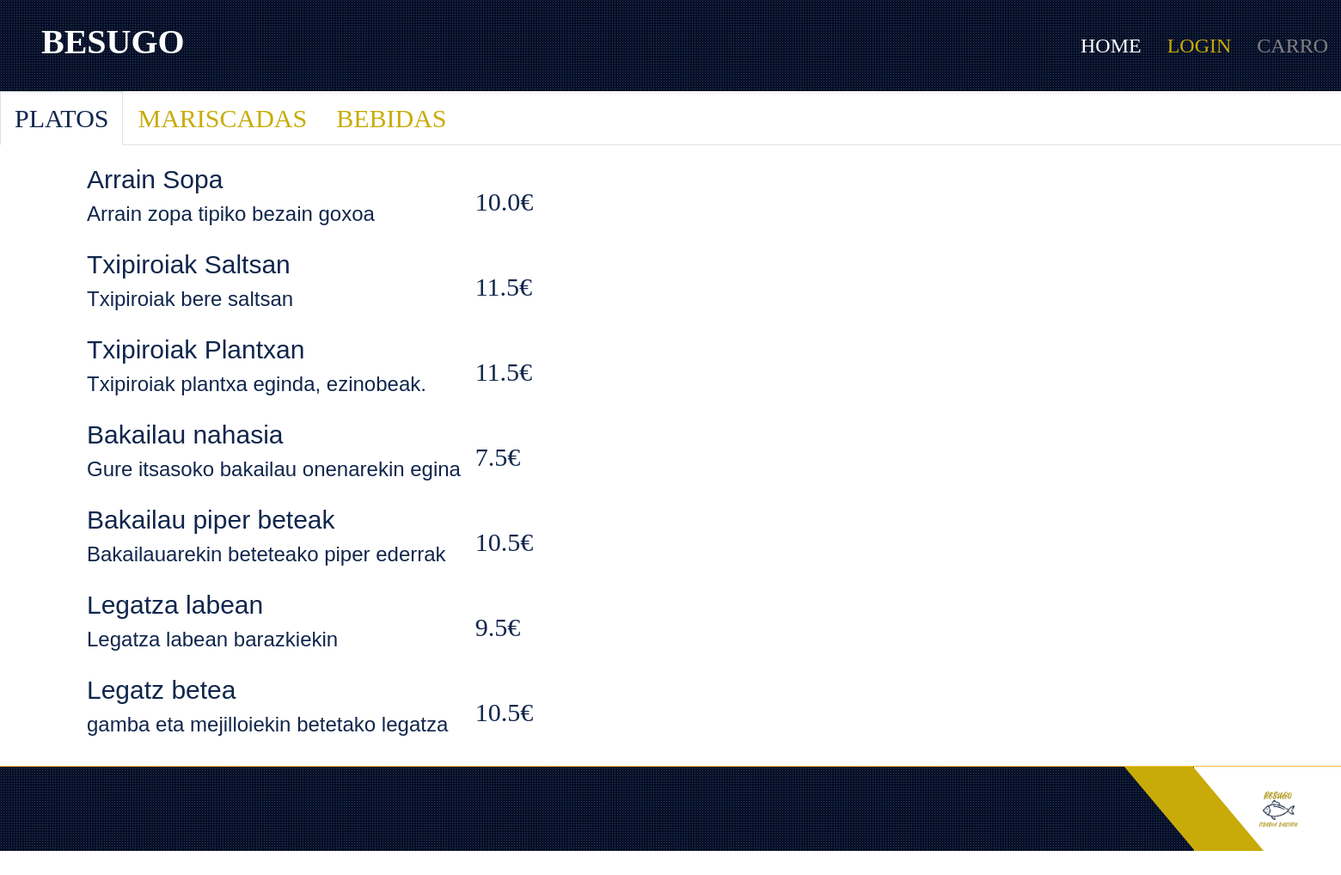
The page /platerak/ on the database its author committed.
### store/models.py (models this page shows)
class Produktua(models.Model):
    PRODUKTU_MOTA = (
        (0, 'Osagaia'),
        (1, 'Platera'),
        (2, 'Edaria'),
    )
    izena = models.CharField(max_length=255)
    deskribapena = models.CharField(max_length=255)
    prezioa = models.FloatField()
    stock = models.FloatField()
    mota = models.IntegerField(choices = PRODUKTU_MOTA)
    foto = models.CharField(max_length=255,default='null.jpg')

### store/views.py (the view)
# urls.py: path('platerak/', views.platerak, name='platerak'),
def platerak(request):
  myprodu = Produktua.objects.all().values()
  template = loader.get_template('platerak.html')
  context = {
    'myprodu': myprodu,
  }
  return HttpResponse(template.render(context, request))

### store/templates/platerak.html (shortened to what this page needs)
{% load static %}
<!DOCTYPE html>
<html lang="en">
  <head>
    <link
      rel="stylesheet"
      href="{% static 'https://cdnjs.cloudflare.com/ajax/libs/font-awesome/5.15.0/css/all.min.css' %}"
    />
    <link
      rel="stylesheet"
      href="{% static 'https://cdn.jsdelivr.net/npm/bootstrap-icons@1.4.1/font/bootstrap-icons.css' %}"
    />
    <link
      rel="stylesheet"
      href="{% static 'lib/owlcarousel/assets/owl.carousel.min.css' %}"
    />
    <link
      rel="stylesheet"
      href="{% static 'lib/tempusdominus/css/tempusdominus-bootstrap-4.min.css' %}"
    />
    <link
      rel="stylesheet"
      href="{% static 'lib/lightbox/css/lightbox.min.css' %}"
    />
    <link rel="stylesheet" href="{% static 'css/bootstrap.min.css' %}" />
    <link rel="stylesheet" href="{% static 'css/style.css' %}" />
  </head>
  <body>
    {% include "header.html" %}
    <section id="region-main" class="has-blocks mb-3" aria-label="Contenido">
      <div role="main">
        <div class="course-content">
          <div class="single-section onetopic">
            <ul class="nav nav-tabs mb-3">
              <li class="nav-item">
                <a class="nav-link active" title="General"
                  ><innertab
                    style=""
                    class="tab_content tab_position_0 tab_level_0 marker"
                    ><span
                      class="sectionname"
                      style="color: var(--dark); font-size: 30px"
                      >PLATOS</span
                    ></innertab
                  ></a
                >
              </li>
              <li class="nav-item">
                <a
                  class="nav-link"
                  href="{% url 'mariscadas' %}"
                  title="MARISCADAS"
                  ><innertab
                    style=""
                    class="tab_content tab_position_1 tab_level_0"
                    ><span
                      class="sectionname"
                      style="color: var(--primary); font-size: 30px"
                      >MARISCADAS</span
                    ></innertab
                  ></a
                >
              </li>
              <li class="nav-item">
                <a class="nav-link" href="{% url 'bebidas' %}" title="BEBIDAS"
                  ><innertab
                    style=""
                    class="tab_content tab_position_1 tab_level_0"
                    ><span
                      class="sectionname"
                      style="color: var(--primary); font-size: 30px"
                      >BEBIDAS</span
                    ></innertab
                  ></a
                >
              </li>
            </ul>
            <div id="platdiv">
              <div
                id="menuPlat"
                style="
                  margin-left: 80px;
                  overflow: scroll;
                  width: 1600px;
                  height: 690px;
                  padding-left: 20px;
                "
              >
                <table style="height: 680px">
                  {% for x in myprodu %} {% if x.mota == 1 %}
                  <tr style="font-size: 30px; font-family: Arial">
                    <td
                      style="
                        font-family: Arial;
                        font-size: 30px;
                        color: var(--dark);
                      "
                    >
                      {{ x.izena }}<br />
                      <p style="font-size: 24px">{{ x.deskribapena }}</p>
                    </td>
                    <td style="font-family: besugo; color: var(--dark)">
                      {{ x.prezioa}}€
                    </td>
                    <td>
                    </td>
                  </tr>
                  {% endif %} {% endfor %}
                </table>
              </div>
            </div>
          </div>
        </div>
      </div>
    </section>
    <div
      class="container-fluid bg-dark bg-light-radial text-white border-top border-secondary px-0"
    >
      <div class="d-flex flex-column flex-md-row justify-content-between">
        <div
          class="py-4 px-5 bg-white footer-shape position-relative text-center text-md-end"
        >
        {% if request.user.is_authenticated %}
        <button
        id="btnComprar"
        style="
          height: 50px;
          width: 160px;
          margin-left: 30px;
          font-family: besugo;
          color: var(--dark);
          font-family: 'besugo';
          background: var(--primary);
          border-color: var(--secondary);
          font-size: 24px;
        "
      >
        PROCESAR COMPRA
      </button>
      {% else %}
      <img src="../static/img/bsg.png" height="50px" id="bsg" />
      {% endif %}
        </div>
      </div>
    </div>
  </body>
</html>

### store/static/css/style.css (style rules this page uses)
:root { --primary: #c8ab08; --secondary: #e9d05c; --light: #FFFFFF; --dark: #10264c; }
.bg-light-radial { background-image: -webkit-repeating-radial-gradient(center center, rgba(256, 256, 256, 0.2), rgba(256, 256, 256, 0.2) 1px, transparent 1px, transparent 100%); background-image: -moz-repeating-radial-gradient(center center, rgba(256, 256, 256, 0.2), rgba(256, 256, 256, 0.2) 1px, transparent 1px, transparent 100%); background-image: -ms-repeating-radial-gradient(center center, rgba(256, 256, 256, 0.2), rgba(256, 256, 256, 0.2) 1px, transparent 1px, transparent 100%); background-image: -o-repeating-radial-gradient(center center, rgba(256, 256, 256, 0.2), rgba(256, 256, 256, 0.2) 1px, transparent 1px, transparent 100%); background-image: repeating-radial-gradient(center center, rgba(256, 256, 256, 0.2), rgba(256, 256, 256, 0.2) 1px, transparent 1px, transparent 100%); background-size: 3px 3px; }
.footer-shape::before { position: absolute; content: ""; width: 80px; height: 100%; top: 0; left: -40px; background: var(--primary); transform: skew(40deg); }
#bsg { margin-left: 25px; }
.sectionname { font-size: 24px; }

### rows shown on the page
Produktua: izena "Arrain Sopa", deskribapena "Arrain zopa tipiko bezain goxoa", prezioa "10.0"
Produktua: izena "Txipiroiak Saltsan", deskribapena "Txipiroiak bere saltsan", prezioa "11.5"
Produktua: izena "Txipiroiak Plantxan", deskribapena "Txipiroiak plantxa eginda, ezinobeak.", prezioa "11.5"
Produktua: izena "Bakailau nahasia", deskribapena "Gure itsasoko bakailau onenarekin egina", prezioa "7.5"
Produktua: izena "Bakailau piper beteak", deskribapena "Bakailauarekin beteteako piper ederrak", prezioa "10.5"
Produktua: izena "Legatza labean", deskribapena "Legatza labean barazkiekin", prezioa "9.5"
Produktua: izena "Legatz betea", deskribapena "gamba eta mejilloiekin betetako legatza", prezioa "10.5"
